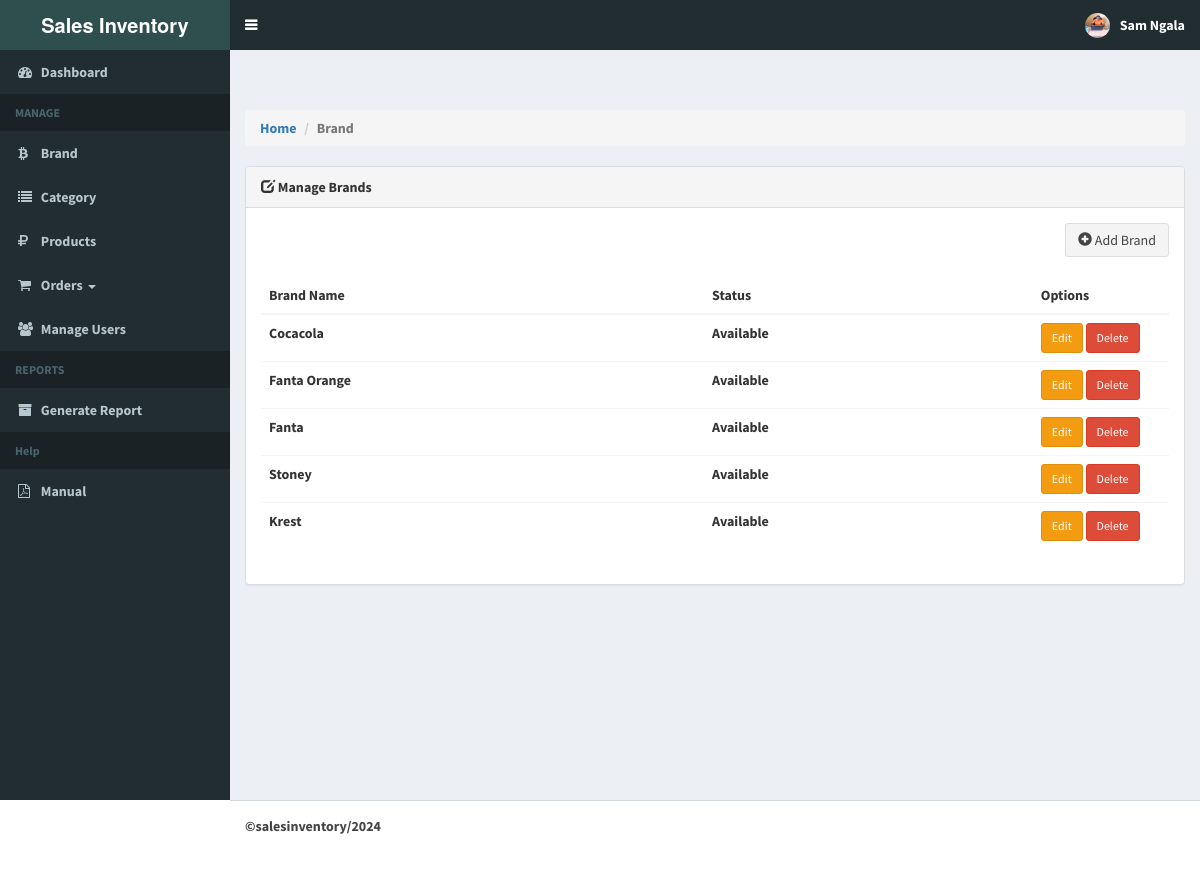
Screenshot of /admin/brands.php (signed in) with the database file from the repository.
### tables this page shows
CREATE TABLE `brands` (
  `brand_id` int(11) NOT NULL,
  `brand_name` varchar(255) NOT NULL,
  `brand_active` int(11) NOT NULL DEFAULT 0,
  `brand_status` int(11) NOT NULL DEFAULT 0
);

### admin/includes/session.php (called while the page is built, shortened)
<?php
	include 'includes/conn.php';
	$sql = "SELECT * FROM admin WHERE id = '".$_SESSION['admin']."'";
	$query = $conn->query($sql);
	$user = $query->fetch_assoc();
?>

### admin/brands.php (the view, shortened to what this page needs)
<?php include 'includes/session.php'; ?>
 <?php include 'includes/conn.php'; ?>
 <?php
$brandData = [];
$result = $conn->query("SELECT * FROM brands");
while ($row = $result->fetch_assoc()) {
    $brandData[] = $row;
}
?>
<?php include 'includes/header.php'; ?>
<body class="hold-transition skin-blue sidebar-mini">
<div class="wrapper">
    <?php include 'includes/navbar.php'; ?>
    <?php include 'includes/menubar.php'; ?>
    <div class="content-wrapper" style="padding-top: 60px;">
      <div class="container-fluid">
        <div class="row justify-content-center">
          <div class="col-md-12">
			<ol class="breadcrumb">
				<li><a href="home.php">Home</a></li>
				<li class="active">Brand</li>
			</ol>
            <div class="panel panel-default">
              <div class="panel-heading">
                <i class="glyphicon glyphicon-edit"></i> Manage Brands
              </div>
              <div class="panel-body justify-content-center">
			  	<div class="div-action pull pull-right" style="padding-bottom:20px;">
					<button class="btn btn-default button1" data-toggle="modal" data-target="#addBrandModel"> <i class="glyphicon glyphicon-plus-sign"></i> Add Brand </button>
				</div>
				<table class="table" id="manageBrandTable">
					<thead>
						<tr>
							<th>Brand Name</th>
							<th>Status</th>
							<th style="width:15%;">Options</th>
						</tr>
					</thead>
					<tbody>
						<?php foreach ($brandData as $brand) { ?>
							<tr>
								<td><?php echo $brand['brand_name']; ?></td>
								<td><?php echo $brand['brand_status'] == 1 ? 'Available' : 'Not Available'; ?></td>
								<td>
									<button class="btn btn-warning btn-sm edit-brand-btn" data-id="<?php echo $brand['brand_id']; ?>">Edit</button>
									<button class="btn btn-danger btn-sm delete-brand-btn" data-id="<?php echo $brand['brand_id']; ?>">Delete</button>
								</td>
							</tr>
						<?php } ?>
					</tbody>
				</table>
              </div>
            </div>
          </div>
        </div>
      </div>
    </div>
  </div>
</body>
<?php require_once 'includes/footer.php'; ?>
</html>

### admin/includes/header.php (shortened to what this page needs)
<!DOCTYPE html>
<html>
<head>
  	<link rel="stylesheet" href="../bower_components/bootstrap/dist/css/bootstrap.min.css">
    <link rel="stylesheet" href="../plugins/iCheck/all.css">
  	<link rel="stylesheet" href="../bower_components/font-awesome/css/font-awesome.min.css">
  	<link rel="stylesheet" href="../dist/css/AdminLTE.min.css">
    <link rel="stylesheet" href="../bower_components/datatables.net-bs/css/dataTables.bootstrap.min.css">
    <link rel="stylesheet" href="../bower_components/bootstrap-daterangepicker/daterangepicker.css">
    <link rel="stylesheet" href="../plugins/timepicker/bootstrap-timepicker.min.css">
    <link rel="stylesheet" href="../bower_components/bootstrap-datepicker/dist/css/bootstrap-datepicker.min.css">
    <link rel="stylesheet" href="../dist/css/skins/_all-skins.min.css">
</head>

### admin/includes/navbar.php (shortened to what this page needs)
<header class="main-header">
  <a href="home.php" class="logo">
    <span class="logo-lg"><b>Sales Inventory </span>
  </a>
  <nav class="navbar navbar-static-top">
    <a href="#" class="sidebar-toggle" data-toggle="push-menu" role="button">
    </a>
    <div class="navbar-custom-menu">
      <ul class="nav navbar-nav">
        <li class="dropdown user user-menu">
          <a href="#" class="dropdown-toggle" data-toggle="dropdown">
            <img src="<?php echo (!empty($user['photo'])) ? '../images/'.$user['photo'] : '../images/profile.jpg'; ?>" class="user-image" alt="User Image">
            <span class="hidden-xs"><?php echo $user['firstname'].' '.$user['lastname']; ?></span>
          </a>
        </li>
      </ul>
    </div>
  </nav>
</header>

### admin/includes/menubar.php (shortened to what this page needs)
<aside class="main-sidebar">
  <section class="sidebar">
    <ul class="sidebar-menu" data-widget="tree">
      <li class=""><a href="home.php"><i class="fa fa-dashboard"></i> <span>Dashboard</span></a></li>
      <li class="header">MANAGE</li>
      <li class=""><a href="brands.php"><i class="fa fa-btc"></i> <span>Brand</span></a></li>
      <li class=""><a href="categories.php"><i class="fa fa-list"></i> <span>Category</span></a></li>
      <li class=""><a href="products.php"><i class="fa fa-ruble"></i> <span>Products</span></a></li>
      <li class="dropdown" id="navOrder">
        <a href="#" class="dropdown-toggle" data-toggle="dropdown" role="button" aria-haspopup="true" aria-expanded="false">
          <i class="fa fa-shopping-cart"></i> Orders <span class="caret"></span>
        </a>
      </li>
          <li id="topNavManageOrder"><a href="users.php?o=manord"><i class="fa fa-users"></i> Manage Users</a></li>
      <li class="header">REPORTS</li>
      <li class=""><a href="reports.php"><i class="fa fa-archive"></i> <span>Generate Report</span></a></li>
      <li class="header">Help</li>
	    <li class=""><a href="Manual.pdf"><i class="fa fa-file-pdf-o"></i> <span>Manual</span></a></li>
    </ul>
  </section>
</aside>

### admin/includes/footer.php (shortened to what this page needs)
<footer class="main-footer">
    <strong> &copy;salesinventory/2024</strong>
</footer>

### rows the page displays
brands: brand_name "Cocacola", brand_status "Available"
brands: brand_name "Fanta Orange", brand_status "Available"
brands: brand_name "Fanta", brand_status "Available"
brands: brand_name "Stoney", brand_status "Available"
brands: brand_name "Krest", brand_status "Available"

### other values shown
$user['firstname'] "Sam"
$user['lastname'] "Ngala"
